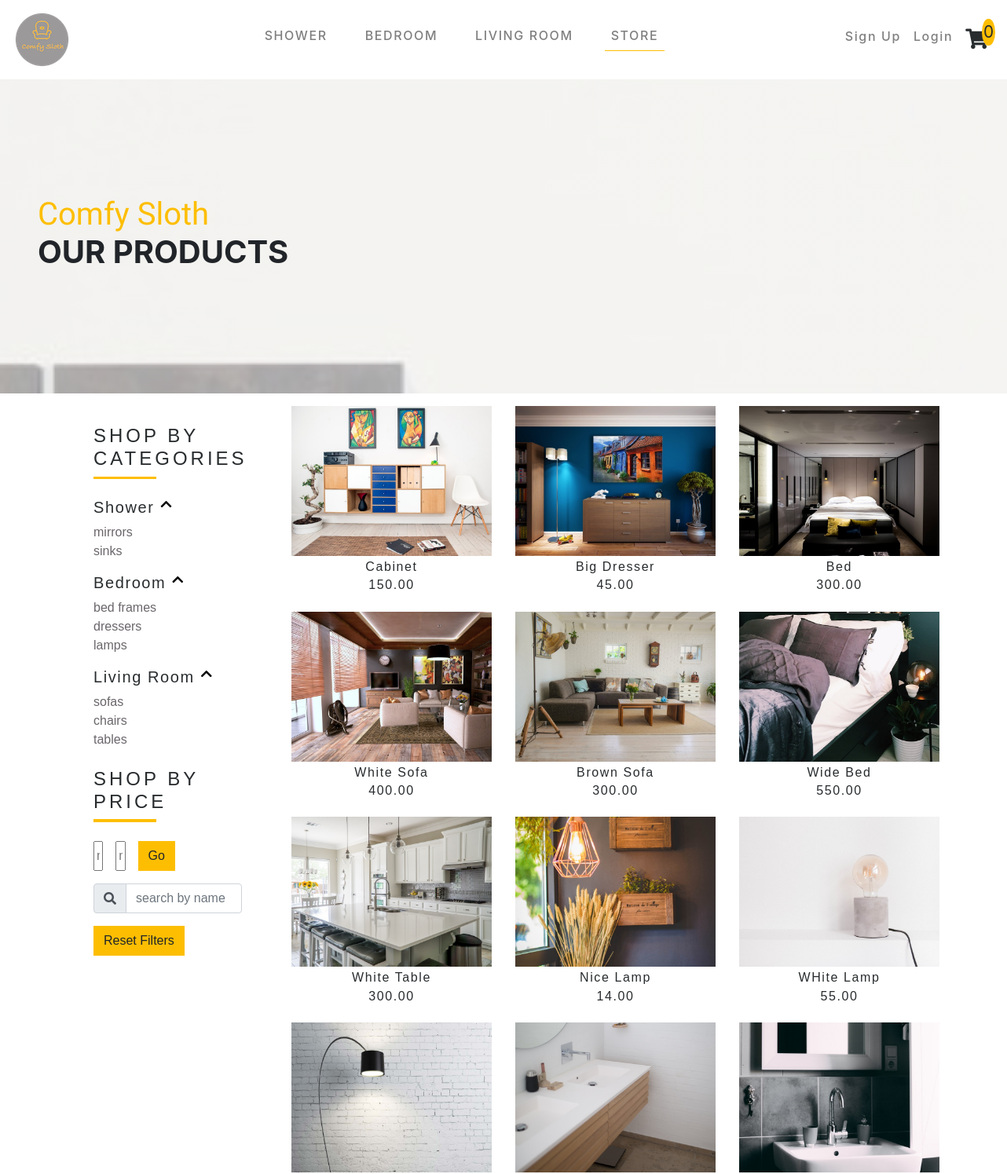
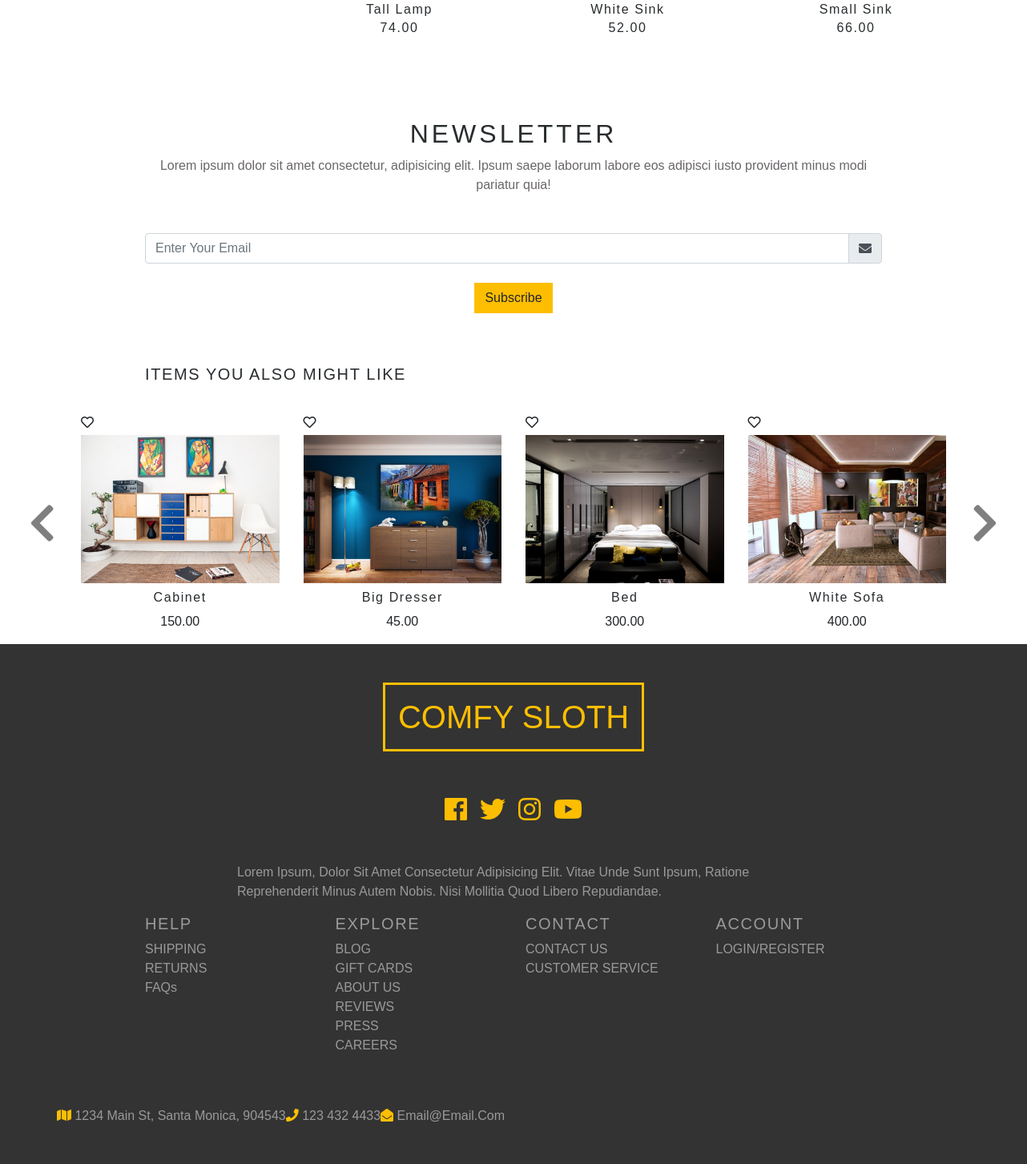
/store/, run on the app's committed database (2 pictures, top to bottom).
### store/models.py (models this page shows, shortened)
class Product(models.Model):
    title = models.CharField(max_length=200)
    price = models.DecimalField(max_digits=30, decimal_places=2)
    picture = models.ImageField(upload_to='images/')
    category = models.CharField(max_length=200)
    sub_category = models.CharField(max_length=200)

### store/views.py (the view)
# urls.py: path('', include('store.urls')),
def store(request):
    paginator = Paginator(items, 12)
    page = request.GET.get('page')
    store_items = paginator.get_page(page)
    return render(request, 'store/store_page.html',  {'items': items, 'featured':featured, 'store_items': store_items})

### store/templates/store/store_page.html (shortened to what this page needs)
{% extends 'base.html' %}
{% load staticfiles%}
{% block content %}
<div class="banner-2 d-flex align-items-center pl-3 pl-lg-5">
  <div>
    <h1 class="text-capitalize text-yellow text-slanted mb-0">comfy sloth</h1>
    <h1 class="text-uppercase font-weight-bold">our products</h1>
  </div>
</div>
<section class="products">
  <div class="container">
    <div class="row">
      <div class="col-10 col-md-5 col-lg-3 mx-auto my-3 px-5">
        <div class="product-categories-title my-4">
          <h4 class="text-uppercase">shop by categories</h4>
          <div class="products-categories-underline"></div>
        </div>
        <div class="lis">
          <div class="d-flex align-items-start d-block products-categories-link">
            <h5 class='mr-2 main filterBtn' data-filter='bathroom'>Shower</h5>
            <i class="fas fa-chevron-up click"></i>
          </div>
          <div class="box">
            <ul>
              <li class='filterBtn' data-filter='mirror'>mirrors</li>
              <li class='filterBtn' data-filter='sink'>sinks</li>
            </ul>
          </div>
        </div>
        <div class="lis">
          <div class="d-flex align-items-start d-block products-categories-link">
            <h5 class='mr-2 filterBtn' data-filter='bedroom'>Bedroom</h5>
            <i class="fas fa-chevron-up click"></i>
          </div>
          <div class="box">
            <ul>
              <li class='filterBtn' data-filter='bed'>bed frames</li>
              <li class='filterBtn' data-filter='dresser'>dressers</li>
              <li class='filterBtn' data-filter='lamp'>lamps</li>
            </ul>
          </div>
        </div>
        <div class="lis">
          <div class="d-flex align-items-start d-block products-categories-link">
            <h5 class='mr-2 filterBtn' data-filter='living'>Living Room</h5>
            <i class="fas fa-chevron-up click"></i>
          </div>
          <div class="box">
            <ul>
              <li class='filterBtn' data-filter='sofa'>sofas</li>
              <li class='filterBtn' data-filter='chair'>chairs</li>
              <li class='filterBtn' data-filter='table'>tables</li>
            </ul>
          </div>
        </div>
        <div class="product-categories-title my-4">
          <h4 class="text-uppercase">shop by price</h4>
          <div class="products-categories-underline"></div>
        </div>
        <form>
          <div class="form-group">
            <div class="d-flex price-input">
              <input type="text" placeholder="min" class='price-input mr-3' id='minPrice'>
              <input type="text" placeholder="max" class='price-input mr-3' id='maxPrice'>
              <div class='btn btn-yellow' id='priceBtn'>go</div>
            </div>
          </div>
          <div class="input-group">
            <div class="input-group-prepend">
              <span class="input-group-text form-icon">
                <i class="fas fa-search"></i>
              </span>
            </div class="form-group">
            <input type="text" class="form-control" placeholder='search by name' id='nameSearch'>
          </div>
        </form>
        <button class="btn btn-yellow my-3 reset">reset Filters</button>
      </div>
      <div class="col-10 col-md-7 col-lg-9 mx-auto my-3">
        <div class="row" id='store-items'>
          {% for item in items.all %}
          <div
            class="col-md-6 col-lg-4 mx-auto col-md-6 col-lg-4 mb-3 storeItem {{ item.category }} {{item.sub_category}}"
            data-item='{{item.sub_category}}' id='{{ item.id }}'>
            <div class="featured-container">
              <img src="{{ item.picture.url }}" alt="" class='img-fluid' id='image'>
            </div>
            <h6 class="text-capitalize text-center my-1" id='title'>{{item.title}}</h6>
            <h6 class="text-center itemPrice" id='price'>{{item.price}}</h6>
          </div>
          {% endfor %}
        </div>
       </div>
    </div>
  </div>
</section>
{% include 'news_letter.html' %}
{% include 'carousel.html' %}
{% endblock%}

### futniture_store/templates/base.html (shortened to what this page needs)
<!DOCTYPE html>
<html lang="en">
{% load staticfiles%}
<head>
  <link rel="stylesheet" href="{% static 'css/all.css' %}">
  <link rel="stylesheet" href="{% static 'css/main.css' %}">
  <link rel="stylesheet" href="https://stackpath.bootstrapcdn.com/bootstrap/4.3.1/css/bootstrap.min.css"
>
</head>
<body>
  <header>
    <nav class="navbar navbar-expand-lg navbar-light">
      <a href="/" class="navbar-brand">
        <img src="{% static 'img/logo.png' %}" alt="main logo">
      </a>
        <div class="collapse navbar-collapse" id="myNavbar">
          <ul
           class="navbar-nav mx-auto">
            <li class="nav-item mx-2">
              <div class="dropdown">
                <div class='nav-link text-light'>
                  <h6 class="nav-link filterBtn" data-filter='bathroom'>SHOWER</h6>
                </div>
              </div>
            </li>
            <li class="nav-item mx-2">
              <div class="dropdown">
                <div class='nav-link text-light'>
                  <h6 class="nav-link filterBtn" data-filter='bedroom'>BEDROOM</h6>
                </div>
              </div>
            </li>
            <li class="nav-item mx-2">
              <div class="dropdown">
                <div class='nav-link text-light'>
                  <h6 class="nav-link filterBtn" data-filter='living'>LIVING ROOM</h6>
                </div>
              </div>
            </li>
            <li class="nav-item mx-2 ">
              <a href="/store" class="nav-link">
                <h6 class="nav-active nav-link filterBtn" data-filter='all'>STORE</h6>
              </a>
            </li>
          </ul>
          <div class="navbar-icon d-flex">
            <div class="navbar-nav d-flex">
                {% if user.is_authenticated %}
                <div class='d-flex d-flex justify-content-center'>
                  <h6><a href="/mypage" class="nav-item nav-link">Account</a></h6>
                  <h6><a class="nav-item nav-link" href="javascript:{document.getElementById('logout').submit()}" onclick="">Logout</a></h6>
                  <form id="logout" method="POST" action="{% url 'logout' %}">
                                {% csrf_token %}
                    <input type="hidden"/>
                  </form>
                </div>
                {% else %}
                <div class='d-flex justify-content-center'>
                  <h6><a class="nav-item nav-link " href="{% url 'signup' %}">Sign Up</a></h6>
                  <h6><a class="nav-item nav-link" href="{% url 'login' %}">Login</a></h6>
                </div>
                {% endif %}
            </div>
            </div>
            <a href="/checkout" class='navbar-icon mx-2 navbar-cart-icon'>
              <i class="fas fa-shopping-cart navbar-icon"></i>
              <div class="cart-items">1</div>
            </a>
        </div>
    </nav>
  </header>
  {% block content %}
  {% endblock %}
  <footer class="py-5 footer">
    <div class="container">
      <div class="row">
        <div class="col-10 mx-auto text-center">
          <h1 class="text-uppercase text-weight-bold text-yellow footer-title text-center d-inline-block p-3">
            comfy sloth
          </h1>
          <div class="footer-icons my-5 d-flex justify-content-center">
            <a href="#" class="footer-icon mx-2">
              <i class="fab fa-facebook fa-2x"></i>
            </a>
            <a href="#" class="footer-icon mx-2">
              <i class="fab fa-twitter fa-2x"></i>
            </a>
            <a href="#" class="footer-icon mx-2">
              <i class="fab fa-instagram fa-2x"></i>
            </a>
            <a href="#" class="footer-icon mx-2">
              <i class="fab fa-youtube fa-2x"></i>
            </a>
          </div>
          <p class="text-capitalize w-75 mx-auto text-left t-grey">
            Lorem ipsum, dolor sit amet consectetur adipisicing elit. Vitae unde sunt ipsum, ratione reprehenderit minus
            autem nobis. Nisi mollitia quod libero repudiandae.
          </p>
          <div class="row">
              <div class="col-sm-6 col-md-3 footer-col text-left footer-list justify-content-center">
                <h5 class='mb-2 t-grey'>HELP</h5>
                    <ul class=''>
                  <li><a href="#">SHIPPING</a></li>
                  <li><a href="#">RETURNS</a></li>
                  <li><a href="#">FAQs</a></li>
                </ul>
              </div>
              <div class="col-sm-6 col-md-3 footer-col text-left footer-list">
                <h5 class='mb-2 t-grey'>EXPLORE</h5>
                <ul class=''>
                  <li><a href="#">BLOG</a></li>
                  <li><a href="#">GIFT CARDS</a></li>
                  <li><a href="#">ABOUT US</a></li>
                  <li><a href="#">REVIEWS<a></li>
                  <li><a href="#">PRESS</a></li>
                  <li><a href="#">CAREERS</a></li>
                </ul>
              </div>
              <div class="col-sm-6 col-md-3 footer-col text-left footer-list">
                <h5 class='mb-2 t-grey'>CONTACT</h5>
                <ul class=''>
                  <li><a href="#">CONTACT US</a></li>
                  <li><a href="#">CUSTOMER SERVICE</a></li>
                </ul>
              </div>
              <div class="col-sm-6 col-md-3 footer-col text-left footer-list">
                <h5 class='mb-2 t-grey'>ACCOUNT</h5>
                <ul class='d-flex'>
                  <li><a href="/login">LOGIN/</a></li>
                  <li><a href="/signup">REGISTER</a></li>
                </ul>
              </div>
            </div>
          </div>
          <div class="mt-5 d-flex justify-content-around flex-wrap">
            <div class="text-capitalize footer-contact">
              <span class='footer-icon'>
                <i class="fas fa-map"></i>
              </span>1234 main st, Santa Monica, 904543
            </div>
            <div class="text-capitalize footer-contact">
              <span class='footer-icon'>
                <i class="fas fa-phone"></i>
              </span>123 432 4433
            </div>
            <div class="text-capitalize footer-contact">
              <span class='footer-icon'>
                <i class="fas fa-envelope-open"></i>
              </span>email@email.com
            </div>
          </div>
        </div>
      </div>
  </footer>
</body>
</html>

### futniture_store/templates/news_letter.html (shortened to what this page needs)
  <section class="newsletter py-5">
    <div class="container">
      <div class="row">
        <div class="col-10 mx-auto text-center">
          <h2 class="text-uppercase">newsletter</h2>
          <p class='newsletter-text'>Lorem ipsum dolor sit amet consectetur, adipisicing elit. Ipsum saepe laborum labore eos adipisci iusto
            provident minus modi pariatur quia!</p>
          <form action="" class="">
            <div class="input-group mt-5 mb-4">
              <input type="email" class='form-control text-capitalize' placeholder="enter your email" required>
              <div class="input-group-append">
                <div class="input-group-text form-icon">
                  <i class="fas fa-envelope"></i>
                </div>
              </div>
            </div>
            <button type="submit" class="btn btn-yellow">Subscribe</button>
          </form>
        </div>
      </div>
    </div>
  </section>

### futniture_store/templates/carousel.html
{% load staticfiles%}
<div class="container">
        <div class="row my-3">
                <div class="col-10 mx-auto text-center">
                    <h5 class='text-uppercase text-left'>items you also might like</h5>
        </div>
    </div>
    <div id="saleItem" class="carousel slide" data-ride="carousel" data-interval=false>
        <div class="carousel-inner row w-12 mx-auto" role="listbox">
            {% for item in items.all%}
            <div class="carousel-item col-md-3">
                    <div class='d-flex justify-content-start'>
                        <i class="far fa-heart fa-1x heart pt-3"></i>
                    </div>
                    <div class="carousel-img-div my-2">
                        <img src="{{ item.picture.url }}" alt="" class='img-fluid carousel-img'>
                    </div>
                    <div class='text-center'>
                        <a href="/store/item{{item.id}}" class='item-name-carousel'>
                            <h6 class='text-capitalize'>{{ item.title }}</h6>
                        </a>
                        <p>{{ item.price }}</p>
                    </div>
                </div>
            {% endfor %}
        </div>
        <a class="carousel-control-prev my-auto" href="#saleItem" role="button" data-slide="prev">
                <i class="fa fa-chevron-left carousel-button fa-lg"></i>
              </a>
              <a class="carousel-control-next my-auto text-faded" href="#saleItem" role="button" data-slide="next">
                <i class="fa fa-chevron-right carousel-button fa-lg"></i>
              </a>
    </div>
</div>

### futniture_store/static/css/all.css (style rules this page uses)
.fa, .fas, .far, .fal, .fab { -moz-osx-font-smoothing: grayscale; -webkit-font-smoothing: antialiased; display: inline-block; font-style: normal; font-variant: normal; text-rendering: auto; line-height: 1; }
.fa-lg { font-size: 1.33333em; line-height: 0.75em; vertical-align: -.0667em; }
.fa-1x { font-size: 1em; }
.fa-2x { font-size: 2em; }
.fa-chevron-left:before { content: "\f053"; }
.fa-chevron-right:before { content: "\f054"; }
.fa-chevron-up:before { content: "\f077"; }
.fa-envelope:before { content: "\f0e0"; }
.fa-envelope-open:before { content: "\f2b6"; }
.fa-facebook:before { content: "\f09a"; }
.fa-heart:before { content: "\f004"; }
.fa-instagram:before { content: "\f16d"; }
.fa-map:before { content: "\f279"; }
.fa-phone:before { content: "\f095"; }
.fa-search:before { content: "\f002"; }
.fa-shopping-cart:before { content: "\f07a"; }
.fa-twitter:before { content: "\f099"; }
.fa-youtube:before { content: "\f167"; }
.fab { font-family: 'Font Awesome 5 Brands'; }
.far { font-family: 'Font Awesome 5 Free'; font-weight: 400; }
.fa, .fas { font-family: 'Font Awesome 5 Free'; font-weight: 900; }

### data on the page
Product: picture (picture), title "Cabinet", price "150.00"
Product: picture (picture), title "Big Dresser", price "45.00"
Product: picture (picture), title "Bed", price "300.00"
Product: picture (picture), title "White Sofa", price "400.00"
Product: picture (picture), title "Brown Sofa", price "300.00"
Product: picture (picture), title "Wide Bed", price "550.00"
Product: picture (picture), title "White Table", price "300.00"
Product: picture (picture), title "Nice Lamp", price "14.00"
Product: picture (picture), title "WHite Lamp", price "55.00"
Product: picture (picture), title "Tall Lamp", price "74.00"
Product: picture (picture), title "White Sink", price "52.00"
Product: picture (picture), title "Small Sink", price "66.00"
